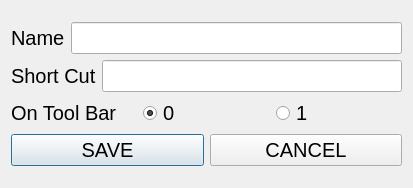
<?xml version="1.0" encoding="UTF-8"?>
<ui version="4.0">
 <class>SaveDialog</class>
 <widget class="QDialog" name="SaveDialog">
  <property name="geometry">
   <rect>
    <x>0</x>
    <y>0</y>
    <width>413</width>
    <height>188</height>
   </rect>
  </property>
  <property name="windowTitle">
   <string>Dialog</string>
  </property>
  <layout class="QGridLayout" name="gridLayout">
   <item row="0" column="0">
    <layout class="QVBoxLayout" name="verticalLayout_4">
     <item>
      <layout class="QVBoxLayout" name="verticalLayout_3">
       <item>
        <layout class="QHBoxLayout" name="horizontalLayout_6">
         <item>
          <widget class="QLabel" name="label">
           <property name="font">
            <font>
             <pointsize>15</pointsize>
            </font>
           </property>
           <property name="text">
            <string>Name</string>
           </property>
          </widget>
         </item>
         <item>
          <widget class="QLineEdit" name="lineEdit1">
           <property name="font">
            <font>
             <pointsize>15</pointsize>
            </font>
           </property>
          </widget>
         </item>
        </layout>
       </item>
       <item>
        <layout class="QHBoxLayout" name="horizontalLayout_7">
         <item>
          <widget class="QLabel" name="label_2">
           <property name="font">
            <font>
             <pointsize>15</pointsize>
            </font>
           </property>
           <property name="text">
            <string>Short Cut</string>
           </property>
          </widget>
         </item>
         <item>
          <widget class="QLineEdit" name="lineEdit2">
           <property name="enabled">
            <bool>true</bool>
           </property>
           <property name="font">
            <font>
             <pointsize>15</pointsize>
            </font>
           </property>
           <property name="whatsThis">
            <string/>
           </property>
           <property name="text">
            <string/>
           </property>
          </widget>
         </item>
        </layout>
       </item>
       <item>
        <layout class="QHBoxLayout" name="horizontalLayout_8">
         <item>
          <widget class="QLabel" name="label_3">
           <property name="font">
            <font>
             <pointsize>15</pointsize>
            </font>
           </property>
           <property name="text">
            <string>On Tool Bar</string>
           </property>
          </widget>
         </item>
         <item>
          <widget class="QRadioButton" name="radioButton">
           <property name="font">
            <font>
             <pointsize>15</pointsize>
            </font>
           </property>
           <property name="text">
            <string>0</string>
           </property>
           <property name="checked">
            <bool>true</bool>
           </property>
          </widget>
         </item>
         <item>
          <widget class="QRadioButton" name="radioButton_2">
           <property name="font">
            <font>
             <pointsize>15</pointsize>
            </font>
           </property>
           <property name="text">
            <string>1</string>
           </property>
          </widget>
         </item>
        </layout>
       </item>
      </layout>
     </item>
     <item>
      <layout class="QHBoxLayout" name="horizontalLayout_9">
       <item>
        <widget class="QPushButton" name="pushButton">
         <property name="font">
          <font>
           <pointsize>15</pointsize>
          </font>
         </property>
         <property name="text">
          <string>SAVE</string>
         </property>
        </widget>
       </item>
       <item>
        <widget class="QPushButton" name="pushButton_2">
         <property name="font">
          <font>
           <pointsize>15</pointsize>
          </font>
         </property>
         <property name="text">
          <string>CANCEL</string>
         </property>
        </widget>
       </item>
      </layout>
     </item>
    </layout>
   </item>
  </layout>
 </widget>
 <resources/>
 <connections/>
</ui>
